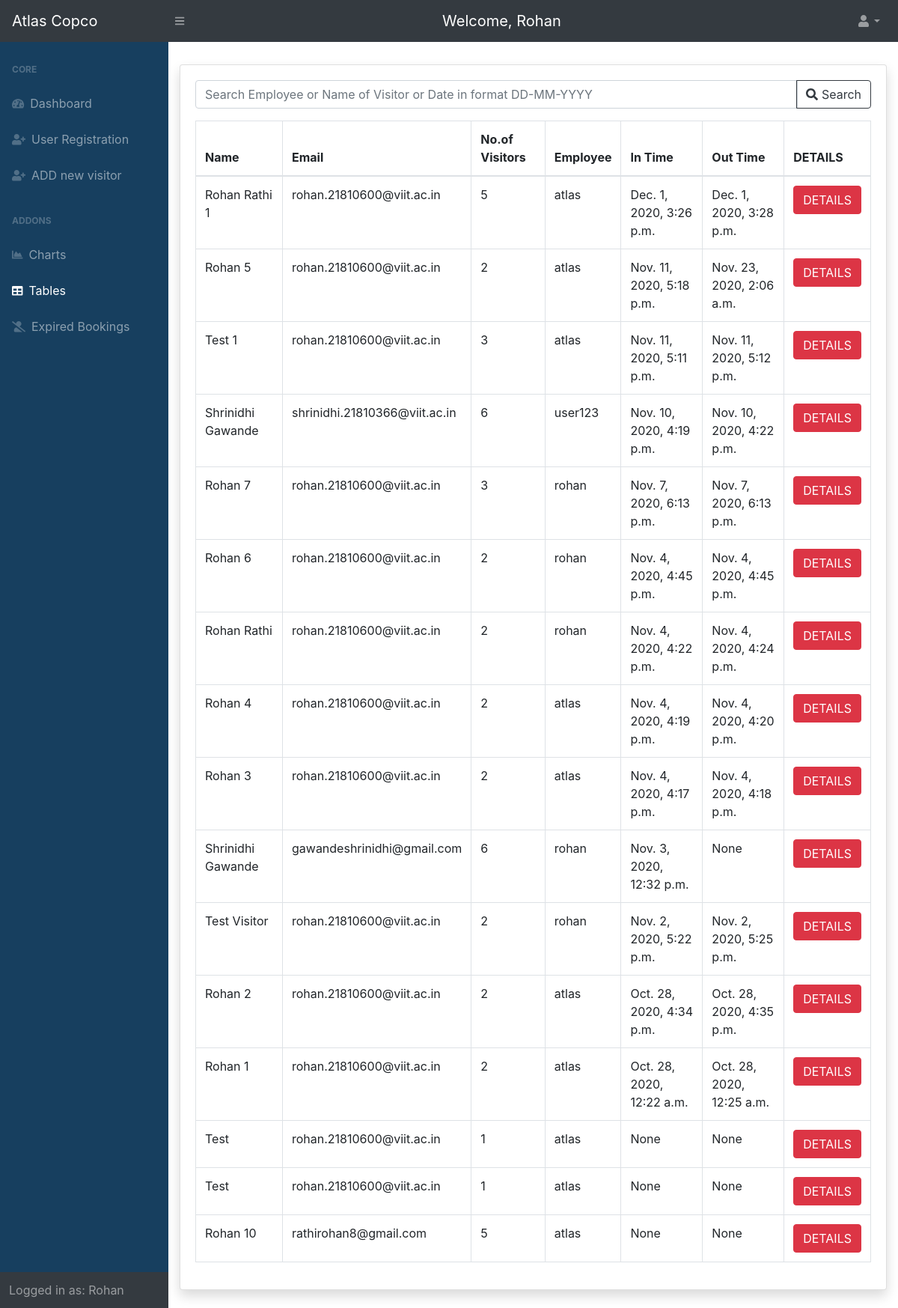
Before: /tables/ (signed in) with the older database file.
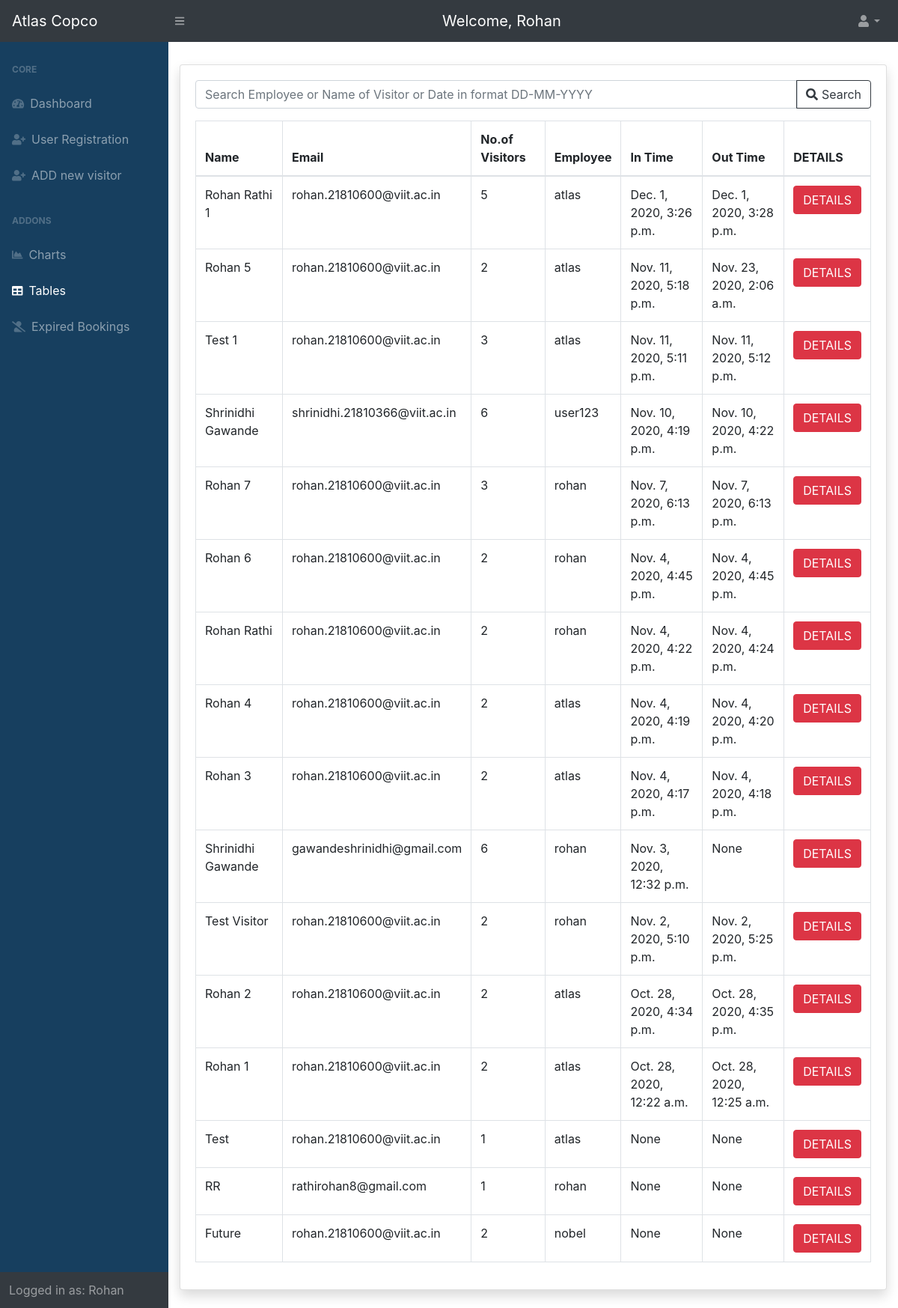
After: the same page with the newer database file.
### entry/models.py (models this page shows, shortened)
class Visitor(models.Model):
	name = models.CharField(verbose_name='Name', max_length=200, validators=[
		MinLengthValidator(2, 'Minimum 2 Characters are required')])  # name of the visitor
	purpose = models.CharField(verbose_name='Purpose', max_length=200, validators=[
		MinLengthValidator(4, 'Minimum 4 characters are required')])  # purpose of visit
	mobile = models.IntegerField(verbose_name='Mobile number')  # mobile no. of the visitor
	email = models.EmailField(verbose_name='Email', validators=[EmailValidator()])  # email address of the visitor
	no_of_people = models.IntegerField(verbose_name='No of people')  # no. of visitors
	photo_id_number = models.CharField(verbose_name='Photo Id Number', max_length=20, null=True, blank=True)
	photo_id = models.ImageField(verbose_name='Photo Id', upload_to='media/photo_id', null=True, blank=True)
	expected_in_time = models.DateTimeField(verbose_name='Expected Visit In Time', null=True, blank=True)
	in_time = models.DateTimeField(verbose_name='Visit In time', null=True, blank=True)  # in time of the visitor, added automatically
	out_time = models.DateTimeField(verbose_name='Visit Out Time', null=True, blank=True)  # out time of the visitor added automatically
	token = models.CharField(verbose_name='Token', max_length=200, null=True, blank=True)  # token(autogenerated)
	qrcode = models.ImageField(verbose_name='QR Code', upload_to='media/qrcodes', null=True, blank=True)  # qr code generated from the token
	user = models.ForeignKey(User, verbose_name='Employee to visit', on_delete=models.PROTECT)  # link to the User table, to store which user allowed the entry
	photo = models.ImageField(verbose_name='Photo of the Visitor', upload_to='media/photo', null=True, blank=True)
	visit_token = models.CharField(max_length=200, verbose_name="Token assigned to the Visitor", null=True, blank=True)
	session_expired = models.BooleanField(default=False)

### home/views.py (the view, shortened to what this page needs)
# urls.py: path('tables/', views.get_table_data, name='tables'),
@login_required()
@user_passes_test(is_admin)
def get_table_data(request):
	display_visitors = Visitor.objects.filter(session_expired=False)
	visitor_list = display_visitors.order_by('-in_time')
	search_query = ''
	context = {'visitor_list': visitor_list, 'search_query': search_query}
	return render(request, 'home/table.html', context=context)

### home/views.py (called while the page is built)
def is_admin(user):
	try:
		admin = User.objects.get(username=user).is_superuser
		return admin
	except:
		return False

### home/templates/home/table.html (shortened to what this page needs)
{% extends 'home/base.html' %}
{% block content %}
	<div id="layoutSidenav_content">
		<main style="margin-top: 30px;">
			<div class="container-fluid">
				<div class="card shadow mb-4">
					<div class="card-body">
						<div class="text-right mb-3">
							<form method="post">
								<div class="input-group">
									<input type="text" placeholder="Search Employee or Name of Visitor or Date in format DD-MM-YYYY" class="form-control" name="search" value="{{ search_query }}">
									<div class="input-group-append">
										<button class="btn btn-outline-dark" type="submit"><i class="fa fa-search"></i> Search</button>
									</div>
								</div>
							</form>
						</div>
						{% if visitor_list %}
						<div class="table-responsive">
							<table class="table table-bordered" id="dataTable" width="100%" cellspacing="0">
								<thead>
									<tr>
										<th> Name </th>
										<th> Email </th>
										<th> No.of Visitors </th>
										<th> Employee </th>
										<th> In Time </th>
										<th> Out Time </th>
										<th> DETAILS </th>
									</tr>
								</thead>
								<tbody>
									{% for visitor in visitor_list %}
									<tr>
										<td>{{ visitor.name }}</td>
										<td>{{ visitor.email }}</td>
										<td>{{ visitor.no_of_people }}</td>
										<td>{{ visitor.user.username }}</td>
										<td>{{ visitor.in_time }}</td>
										<td>{{ visitor.out_time }}</td>
										<td>
												<button type="submit" name="delete_btn" onclick="window.location.href='{% url 'visitor-detail' visitor.id %}'" class="btn btn-danger"> DETAILS </button>
										</td>
									</tr>
									{% endfor %}
								</tbody>
							</table>
						</div>
						{% else %}
						<h6>Your search yielded no results!</h6>
						{% endif %}
					</div>
				</div>
			</div>
		</main>
	</div>
{% endblock content %}

Changed rows visible on the page:
no longer on this page (row edited): Visitor: name "Test", email "rohan.21810600@viit.ac.in", no_of_people "1", user.username "atlas", in_time "None", out_time "None"
no longer on this page (row edited): Visitor: name "Rohan 10", email "rathirohan8@gmail.com", no_of_people "5", user.username "atlas", in_time "None", out_time "None"
changed Visitor "Test Visitor": in_time "Nov. 2, 2020, 5:22 p.m." → "Nov. 2, 2020, 5:10 p.m."
added Visitor: name "RR", email "rathirohan8@gmail.com", no_of_people "1", user.username "rohan", in_time "None", out_time "None"
added Visitor: name "Future", email "rohan.21810600@viit.ac.in", no_of_people "2", user.username "nobel", in_time "None", out_time "None"
